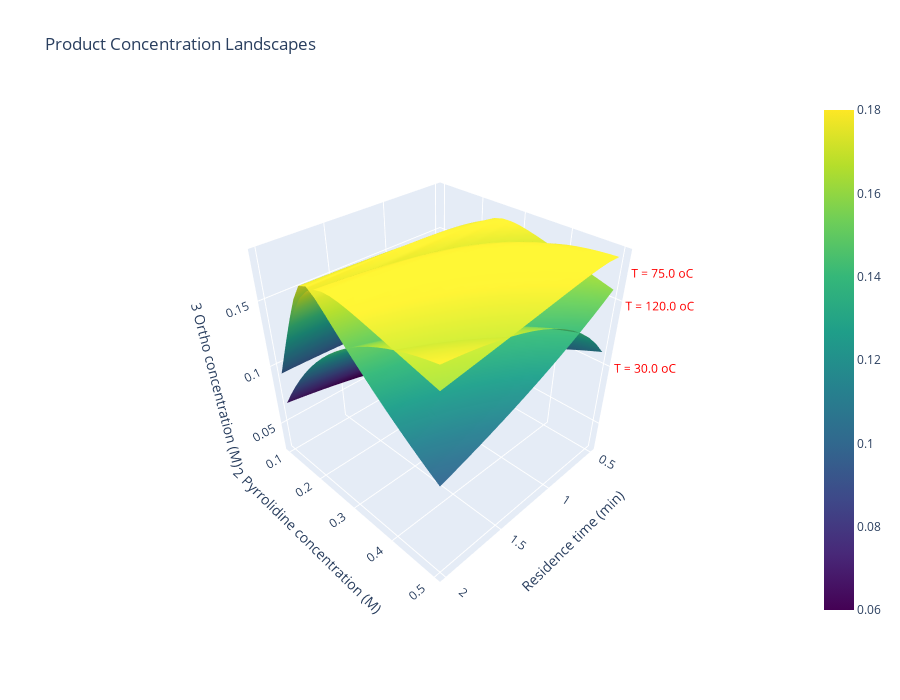

The cell this chart's notebook holds for it:
### Code cell
# Target product concentration landscapes
# The optimal operation points gradually slide to regions with lower residence time and lower 3 prld concentration to avoid side reaction
operation_params = {
    ("Temperature", None, None, None, None): np.linspace(30, 120, 3),
    ("Residence_Time", None, None, None, None): np.linspace(0.5, 2, 16),
    ("Concentration", None, 0, None, 1): np.linspace(0.1, 0.5, 21),
}
pyrrolidine_snar.plot_product_conc_landscapes(operation_params)

### Figure 1 — Plotly figure (JSON) as saved in the notebook; plotly's stock layout.template omitted (floating-point values rounded to 4 significant figures; data arrays with more than 128 entries replaced by an {"elided": "..."} marker saying what was removed)
{"data": [{"coloraxis": "coloraxis", "type": "surface", "x": {"elided": "16x21 float values"}, "y": {"elided": "16x21 float values"}, "z": {"elided": "16x21 float values"}}, {"coloraxis": "coloraxis", "type": "surface", "x": {"elided": "16x21 float values"}, "y": {"elided": "16x21 float values"}, "z": {"elided": "16x21 float values"}}, {"coloraxis": "coloraxis", "type": "surface", "x": {"elided": "16x21 float values"}, "y": {"elided": "16x21 float values"}, "z": {"elided": "16x21 float values"}}, {"mode": "text", "showlegend": false, "text": ["T = 30.0 oC"], "textfont": {"color": "red", "size": 12}, "textposition": "bottom right", "type": "scatter3d", "x": [0.5], "y": [0.5], "z": [0.1117]}, {"mode": "text", "showlegend": false, "text": ["T = 75.0 oC"], "textfont": {"color": "red", "size": 12}, "textposition": "bottom right", "type": "scatter3d", "x": [0.5], "y": [0.5], "z": [0.1802]}, {"mode": "text", "showlegend": false, "text": ["T = 120.0 oC"], "textfont": {"color": "red", "size": 12}, "textposition": "bottom right", "type": "scatter3d", "x": [0.5], "y": [0.5], "z": [0.1581]}], "layout": {"coloraxis": {"cmax": 0.18, "cmin": 0.06, "colorscale": [[0, "#440154"], [0.1111, "#482878"], [0.2222, "#3e4989"], [0.3333, "#31688e"], [0.4444, "#26828e"], [0.5556, "#1f9e89"], [0.6667, "#35b779"], [0.7778, "#6ece58"], [0.8889, "#b5de2b"], [1, "#fde725"]]}, "height": 700, "scene": {"camera": {"eye": {"x": 1.5, "y": 1.5, "z": 1.5}}, "xaxis": {"tickmode": "array", "tickvals": [0.5, 1, 1.5, 2], "title": {"text": "Residence time (min)"}}, "yaxis": {"tickmode": "array", "tickvals": [0.1, 0.2, 0.3, 0.4, 0.5], "title": {"text": "2 Pyrrolidine concentration (M)"}}, "zaxis": {"tickmode": "array", "tickvals": [0.05, 0.1, 0.15, 0.2], "title": {"text": "3 Ortho concentration (M)"}}}, "title": {"text": "Product Concentration Landscapes"}, "width": 900}}
